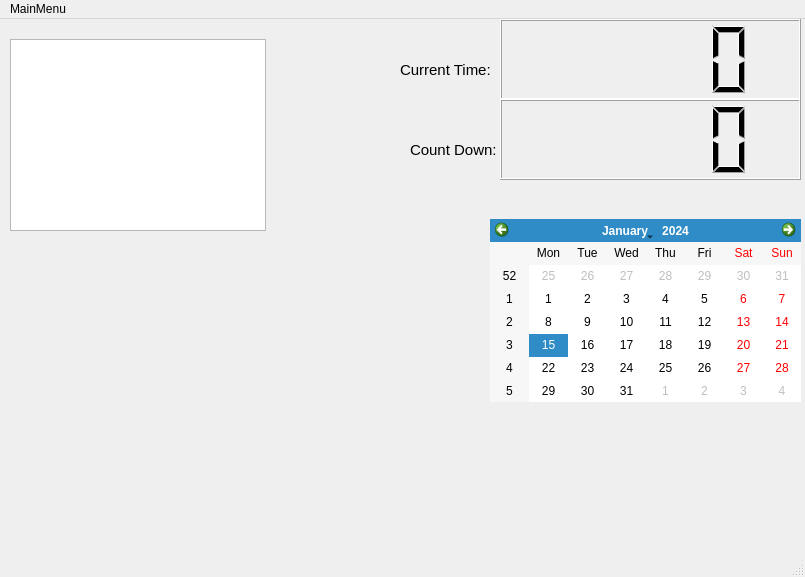
<?xml version="1.0" encoding="UTF-8"?>
<ui version="4.0">
 <class>MainWindow</class>
 <widget class="QMainWindow" name="MainWindow">
  <property name="geometry">
   <rect>
    <x>0</x>
    <y>0</y>
    <width>805</width>
    <height>577</height>
   </rect>
  </property>
  <property name="windowTitle">
   <string>MainWindow</string>
  </property>
  <widget class="QWidget" name="centralwidget">
   <widget class="QLCDNumber" name="lcdCurrentTime">
    <property name="geometry">
     <rect>
      <x>500</x>
      <y>0</y>
      <width>301</width>
      <height>81</height>
     </rect>
    </property>
   </widget>
   <widget class="QCalendarWidget" name="calendarWidget">
    <property name="geometry">
     <rect>
      <x>490</x>
      <y>200</y>
      <width>311</width>
      <height>183</height>
     </rect>
    </property>
   </widget>
   <widget class="QLCDNumber" name="lcdCountDown">
    <property name="geometry">
     <rect>
      <x>500</x>
      <y>80</y>
      <width>301</width>
      <height>81</height>
     </rect>
    </property>
    <property name="whatsThis">
     <string>&lt;html&gt;&lt;head/&gt;&lt;body&gt;&lt;p&gt;&lt;br/&gt;&lt;/p&gt;&lt;/body&gt;&lt;/html&gt;</string>
    </property>
    <property name="layoutDirection">
     <enum>Qt::LeftToRight</enum>
    </property>
   </widget>
   <widget class="QTableView" name="tableView">
    <property name="geometry">
     <rect>
      <x>10</x>
      <y>20</y>
      <width>256</width>
      <height>192</height>
     </rect>
    </property>
   </widget>
   <widget class="QLabel" name="label">
    <property name="geometry">
     <rect>
      <x>410</x>
      <y>110</y>
      <width>91</width>
      <height>41</height>
     </rect>
    </property>
    <property name="font">
     <font>
      <pointsize>11</pointsize>
     </font>
    </property>
    <property name="text">
     <string>Count Down:</string>
    </property>
   </widget>
   <widget class="QLabel" name="label_2">
    <property name="geometry">
     <rect>
      <x>400</x>
      <y>30</y>
      <width>91</width>
      <height>41</height>
     </rect>
    </property>
    <property name="font">
     <font>
      <pointsize>11</pointsize>
     </font>
    </property>
    <property name="text">
     <string>Current Time:</string>
    </property>
   </widget>
  </widget>
  <widget class="QStatusBar" name="statusbar"/>
  <widget class="QMenuBar" name="menubar">
   <property name="geometry">
    <rect>
     <x>0</x>
     <y>0</y>
     <width>805</width>
     <height>21</height>
    </rect>
   </property>
   <widget class="QMenu" name="menuMainMenu">
    <property name="title">
     <string>MainMenu</string>
    </property>
    <addaction name="actionUpdateYourChar"/>
   </widget>
   <addaction name="menuMainMenu"/>
  </widget>
  <action name="actionUpdateYourChar">
   <property name="text">
    <string>UpdateYourChar</string>
   </property>
  </action>
 </widget>
 <resources/>
 <connections/>
</ui>
